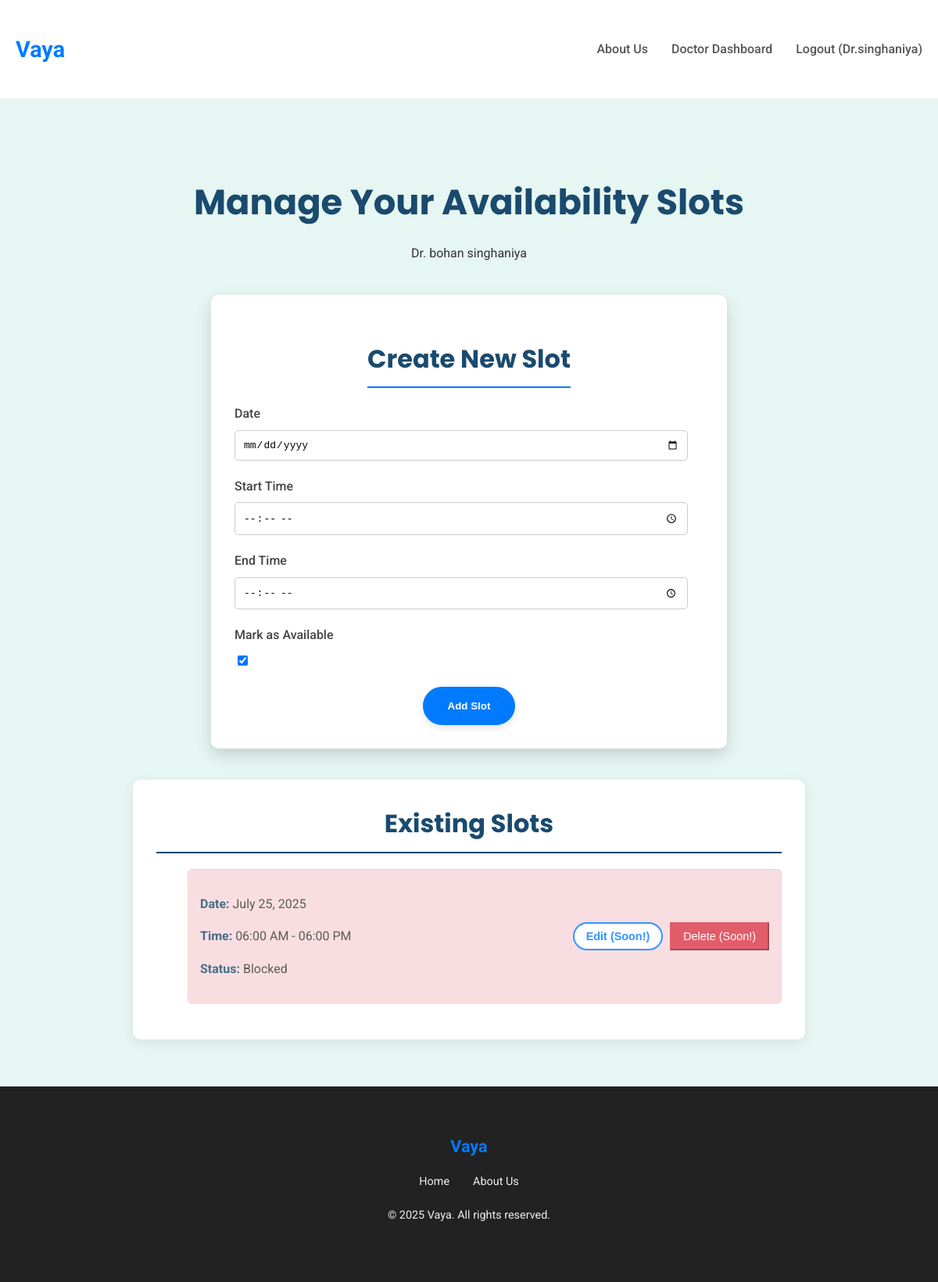
/doctors/slots/ (signed in), run on the app's committed database.
### users/models.py (models this page shows, shortened)
class CustomUser(AbstractUser):
    phone_number = models.CharField(max_length=15, unique=True, blank=True, null=True)
    date_of_birth = models.DateField(blank=True, null=True)
    GENDER_CHOICES = [
        ('M', 'Male'),
        ('F', 'Female'),
        ('O', 'Other'),
        ('P', 'Prefer not to say'),
    ]
    gender = models.CharField(max_length=1, choices=GENDER_CHOICES, blank=True, null=True)
    groups = models.ManyToManyField(
        "auth.Group",
        verbose_name="groups",
        blank=True,
        help_text="The groups this user belongs to. A user will get all permissions granted to each of their groups.",
        related_name="customuser_set",
        related_query_name="customuser",
    )
    user_permissions = models.ManyToManyField(
        "auth.Permission",
        verbose_name="user permissions",
        blank=True,
        help_text="Specific permissions for this user.",
        related_name="customuser_set",
        related_query_name="customuser",
    )

### doctors/models.py (models this page shows, shortened)
class Doctor(models.Model):
    user = models.OneToOneField(CustomUser, on_delete=models.SET_NULL, null=True, blank=True, related_name='doctor_login_profile')
    full_name = models.CharField(max_length=200)
    specialties = models.ManyToManyField(Specialty, blank=True, related_name='doctors')
    clinic_name = models.CharField(max_length=200)
    clinic_address = models.TextField()
    contact_phone = models.CharField(max_length=15, unique=True)
    contact_email = models.EmailField(unique=True, blank=True, null=True)
    qualifications = models.TextField(blank=True, null=True)
    is_approved = models.BooleanField(default=False)
    working_days = models.CharField(
        max_length=100,
        blank=True,
        null=True,
        help_text="E.g., Mon-Fri, Mon,Wed,Fri, or All Weekends"
    )
    start_time = models.TimeField(blank=True, null=True)
    end_time = models.TimeField(blank=True, null=True)
    class Meta:
        ordering = ['full_name']

class DoctorSlot(models.Model):
    doctor = models.ForeignKey(Doctor, on_delete=models.CASCADE, related_name='available_slots')
    date = models.DateField()
    start_time = models.TimeField()
    end_time = models.TimeField()
    is_available = models.BooleanField(default=True)
    class Meta:
        unique_together = ('doctor', 'date', 'start_time', 'end_time')
        ordering = ['date', 'start_time']

### doctors/views.py (the view)
# urls.py: path('slots/', views.doctor_slot_management, name='doctor_slot_management'),
@login_required
def doctor_slot_management(request):
    try:
        doctor = request.user.doctor_login_profile
        if not doctor.is_approved:
            messages.warning(request, "Your doctor profile is pending approval. You cannot manage slots until approved.")
            return redirect('doctor_dashboard')
    except Doctor.DoesNotExist:
        messages.error(request, "You are not registered as a doctor.")
        return redirect('register_clinic')
    if request.method == 'POST':
        form = DoctorSlotForm(request.POST)
        if form.is_valid():
            slot = form.save(commit=False)
            slot.doctor = doctor # Link the slot to the logged-in doctor
            try:
                slot.save()
                messages.success(request, f"New slot created: {slot.date} {slot.start_time}-{slot.end_time}.")
                return redirect('doctor_slot_management') # Redirect to refresh the list
            except Exception as e: # Catch potential unique_together errors
                messages.error(request, f"Error creating slot: {e}. (Perhaps an overlapping slot already exists?)")
        else:
            messages.error(request, 'Please correct the errors below.')
    else:
        form = DoctorSlotForm()
    existing_slots = DoctorSlot.objects.filter(doctor=doctor).order_by('date', 'start_time')
    context = {
        'form': form,
        'existing_slots': existing_slots,
        'doctor': doctor, # Pass doctor for template context
    }
    return render(request, 'doctors/doctor_slot_management.html', context)

### doctors/forms.py (shortened to what this page needs)
class DoctorSlotForm(forms.ModelForm):
    class Meta:
        model = DoctorSlot
        fields = ['date', 'start_time', 'end_time', 'is_available']
        labels = {
            'date': 'Date',
            'start_time': 'Start Time',
            'end_time': 'End Time',
            'is_available': 'Mark as Available',
        }
        widgets = {
            'date': forms.DateInput(attrs={'type': 'date', 'class': 'form-control'}),
            'start_time': forms.TimeInput(attrs={'type': 'time', 'class': 'form-control'}),
            'end_time': forms.TimeInput(attrs={'type': 'time', 'class': 'form-control'}),
        }

### templates/doctors/doctor_slot_management.html (shortened to what this page needs)
{% extends 'base.html' %}
{% block content %}
    <section class="slot-management-section">
        <div class="container">
            <div class="slot-management-header">
                <h1>Manage Your Availability Slots</h1>
                <p>Dr. {{ doctor.full_name }}</p>
            </div>
            <div class="slot-form-card">
                <h2>Create New Slot</h2>
                <form method="post">
                    {% for field in form %}
                        <div class="form-group">
                            <label for="{{ field.id_for_label }}">{{ field.label }}</label>
                            {{ field }}
                        </div>
                    {% endfor %}
                    <button type="submit" class="btn-primary">Add Slot</button>
                </form>
            </div>
            <div class="existing-slots-list">
                <h2>Existing Slots</h2>
                {% if existing_slots %}
                    <ul class="slot-list">
                        {% for slot in existing_slots %}
                            <li class="slot-item {% if not slot.is_available %}unavailable{% endif %}">
                                <div class="slot-details">
                                    <p><strong>Date:</strong> {{ slot.date|date:"F d, Y" }}</p>
                                    <p><strong>Time:</strong> {{ slot.start_time|time:"h:i A" }} - {{ slot.end_time|time:"h:i A" }}</p>
                                    <p><strong>Status:</strong> {% if slot.is_available %}Available{% else %}Blocked{% endif %}</p>
                                </div>
                                <div class="slot-actions">
                                    <button class="btn-secondary" style="padding: 8px 15px; font-size: 0.9em;">Edit (Soon!)</button>
                                    <button class="btn-danger" style="padding: 8px 15px; font-size: 0.9em;">Delete (Soon!)</button>
                                </div>
                            </li>
                        {% endfor %}
                    </ul>
                {% else %}
                    <p class="no-slots">No slots defined yet. Use the form above to add your first slot!</p>
                {% endif %}
            </div>
        </div>
    </section>
{% endblock %}

### templates/base.html (shortened to what this page needs)
<!DOCTYPE html>
<html lang="en">
<head>
</head>
<body>
    <header>
        <div class="container navbar">
            <a href="{% url 'landing_page' %}" class="logo">Vaya</a>
            <nav>
                <ul class="nav-links">
                    <li><a href="{% url 'about_us' %}">About Us</a></li>
                    {% if user.is_authenticated %}
                        {% if user.doctor_login_profile and user.doctor_login_profile.is_approved %}
                            <li><a href="{% url 'doctor_dashboard' %}">Doctor Dashboard</a></li>
                        {% elif user.doctor_login_profile and not user.doctor_login_profile.is_approved %}
                            <li><a href="{% url 'landing_page' %}">Profile Pending</a></li>
                        {% else %}
                            <li><a href="{% url 'patient_dashboard' %}">Patient Dashboard</a></li>
                            <li><a href="{% url 'symptom_checker' %}">AI Assistant</a></li>
                        {% endif %}
                        <li><a href="{% url 'logout' %}">Logout ({{ user.username }})</a></li>
                    {% else %}
                        <li><a href="{% url 'register_clinic' %}">For Doctors</a></li>
                        <li><a href="{% url 'login' %}">Login</a></li>
                    {% endif %}
                </ul>
            </nav>
        </div>
    </header>
    {% block content %}{% endblock %}
    <footer>
        <div class="container">
            <a href="{% url 'landing_page' %}" class="logo">Vaya</a>
            <ul class="footer-links">
                <li><a href="{% url 'landing_page' %}">Home</a></li>
                <li><a href="{% url 'about_us' %}">About Us</a></li>
            </ul>
            <p>&copy; 2025 Vaya. All rights reserved.</p>
        </div>
    </footer>
</body>
</html>

### templates/base.html (style rules this page uses)
body { margin: 0; font-family: 'Roboto', sans-serif; line-height: 1.6; color: #333; background-color: #f8fcfb; display: flex; flex-direction: column; min-height: 100vh; }
h1, h2, h3 { font-family: 'Poppins', sans-serif; color: #1a4a6e; }
.container { max-width: 1200px; margin: 0 auto; padding: 20px; }
header { background-color: #fff; padding: 20px 0; box-shadow: 0 2px 4px rgba(0,0,0,0.05); }
.navbar { display: flex; justify-content: space-between; align-items: center; }
.logo { font-size: 1.8em; font-weight: 700; color: #007bff; text-decoration: none; }
.nav-links { list-style: none; margin: 0; padding: 0; display: flex; }
.nav-links li { margin-left: 30px; }
.nav-links a { text-decoration: none; color: #555; font-weight: 500; transition: color 0.3s ease; }
.btn-primary { background-color: #007bff; color: #fff; border: 2px solid #007bff; display: inline-block; padding: 15px 30px; border-radius: 50px; text-decoration: none; font-weight: 600; transition: background-color 0.3s ease, color 0.3s ease, transform 0.2s ease; box-shadow: 0 4px 10px rgba(0,0,0,0.1); }
.btn-secondary { background-color: #fff; color: #007bff; border: 2px solid #007bff; display: inline-block; padding: 15px 30px; border-radius: 50px; text-decoration: none; font-weight: 600; transition: background-color 0.3s ease, color 0.3s ease, transform 0.2s ease; box-shadow: 0 4px 10px rgba(0,0,0,0.1); }
.btn-danger { background-color: #dc3545; color: white; border-color: #dc3545; }
.form-group { margin-bottom: 20px; text-align: left; }
.form-group label { display: block; margin-bottom: 8px; font-weight: 500; color: #444; }
.form-group input[type="text"], .form-group input[type="email"], .form-group input[type="tel"], .form-group input[type="password"], .form-group input[type="date"], .form-group input[type="time"], .form-group textarea, .form-group select { width: calc(100% - 20px); padding: 10px; border: 1px solid #ccc; border-radius: 5px; font-size: 1em; box-sizing: border-box; }
.form-group input[type="checkbox"] { margin-right: 10px; }
footer { background-color: #222; color: #eee; padding: 40px 0; text-align: center; font-size: 0.9em; margin-top: auto; }
footer .logo { color: #007bff; font-size: 1.5em; margin-bottom: 15px; display: inline-block; }
.footer-links { list-style: none; padding: 0; margin: 0 0 20px 0; display: flex; justify-content: center; flex-wrap: wrap; gap: 15px 30px; }
.footer-links a { color: #eee; text-decoration: none; transition: color 0.3s ease; }

### templates/doctors/doctor_slot_management.html (style rules this page uses)
.slot-management-section { flex-grow: 1; padding: 40px 0; background-color: #e6f6f2; }
.slot-management-header { text-align: center; margin-bottom: 40px; }
.slot-management-header h1 { font-size: 2.8em; margin-bottom: 10px; }
.slot-form-card { background-color: #fff; padding: 30px; border-radius: 10px; box-shadow: 0 8px 20px rgba(0,0,0,0.15); max-width: 600px; margin: 0 auto 40px auto; text-align: center; }
.slot-form-card h2 { font-size: 2em; margin-bottom: 20px; border-bottom: 2px solid #007bff; padding-bottom: 10px; display: inline-block; }
.existing-slots-list { background-color: #fff; padding: 30px; border-radius: 10px; box-shadow: 0 4px 15px rgba(0,0,0,0.08); max-width: 800px; margin: 0 auto; }
.existing-slots-list h2 { font-size: 2em; margin-top: 0; margin-bottom: 20px; border-bottom: 2px solid #1a4a6e; padding-bottom: 10px; text-align: center; }
.slot-item { background-color: #f9f9f9; border: 1px solid #eee; padding: 15px; margin-bottom: 10px; border-radius: 5px; display: flex; justify-content: space-between; align-items: center; flex-wrap: wrap; }
.slot-details strong { color: #1a4a6e; }
.slot-item.unavailable { background-color: #f8d7da; border-color: #f5c6cb; opacity: 0.8; }
.slot-actions { margin-left: 15px; white-space: nowrap; }
.slot-actions button { padding: 8px 15px; font-size: 0.9em; margin-left: 5px; box-shadow: none; }

### data on the page
CustomUser: username "Dr.singhaniya"
Doctor: full_name "bohan singhaniya"
DoctorSlot: date "July 25, 2025", start_time "06:00 AM", end_time "06:00 PM", is_available "Blocked"

### other printed values
{{ field.label }} "Date" "Start Time" "End Time" "Mark as Available"
